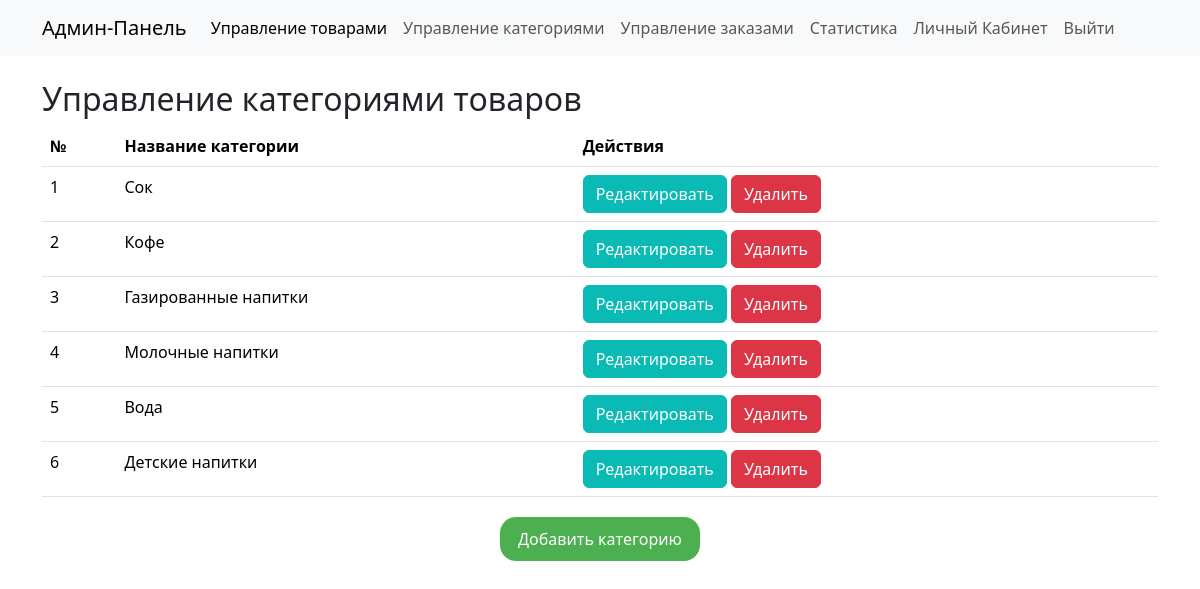
The page /admin/category/category_admin.php on the database its author committed.
### tables this page shows
CREATE TABLE `Category` (
  `Category_id` int NOT NULL,
  `Name` varchar(50) NOT NULL
);

### admin/category/category_admin.php (the view, shortened to what this page needs)
<?php
include '..\..\database\connectdb.php';
?>
<!DOCTYPE html>
<html lang="ru">
<head>
    <link href="https://cdn.jsdelivr.net/npm/bootstrap@5.3.2/dist/css/bootstrap.min.css" rel="stylesheet">
</head>
<body>
<?php include '../nav/nav_admin.php'; ?>
    <div class="container mt-4">
        <h2>Управление категориями товаров</h2>
        <table class="table">
            <thead>
                <tr>
                    <th scope="col">№</th>
                    <th scope="col">Название категории</th>
                    <th scope="col">Действия</th>
                </tr>
            </thead>
            <tbody>
                <?php
                $query = "SELECT * FROM Category";
                $result = $mysqli->query($query);
                if ($result) {
                    while ($row = $result->fetch_assoc()) {
                        echo "<tr>
                            <td>{$row['Category_id']}</td>
                            <td>{$row['Name']}</td>
                            <td>
                                <button class='btn btn-edit' data-bs-toggle='modal' data-bs-target='#editCategoryModal{$row['Category_id']}'>Редактировать</button>
                                <form action='crud/delete_category.php' method='post' style='display: inline;'>
                                    <input type='hidden' name='id' value='{$row['Category_id']}'>
                                    <button type='submit' class='btn btn-danger' onclick='return confirm(\"Вы уверены, что хотите удалить эту категорию?\");'>Удалить</button>
                                </form>
                            </td>
                            </tr>";
                    }
                } else {
                    echo "<tr><td colspan='3'>Произошла ошибка при загрузке данных</td></tr>";
                }
                ?>
            </tbody>
        </table>
        <button type="button" class="btn add-product-btn" data-bs-toggle="modal" data-bs-target="#addCategoryModal">
            Добавить категорию
        </button>
    </div>
</body>
</html>

### admin/category/category_admin.php (style rules this page uses)
.btn-edit { background-color: #0abab5; color: white; border-color: #0abab5; }
.add-product-btn { display: block; width: 200px; margin: 20px auto; padding: 10px; font-size: 16px; background-color: #4CAF50; color: white; border: none; border-radius: 16px; transition: background-color 0.3s, transform 0.3s; }

### rows shown on the page
category: Category_id "1", Name "Сок"
category: Category_id "2", Name "Кофе"
category: Category_id "3", Name "Газированные напитки"
category: Category_id "4", Name "Молочные напитки"
category: Category_id "5", Name "Вода"
category: Category_id "6", Name "Детские напитки"
